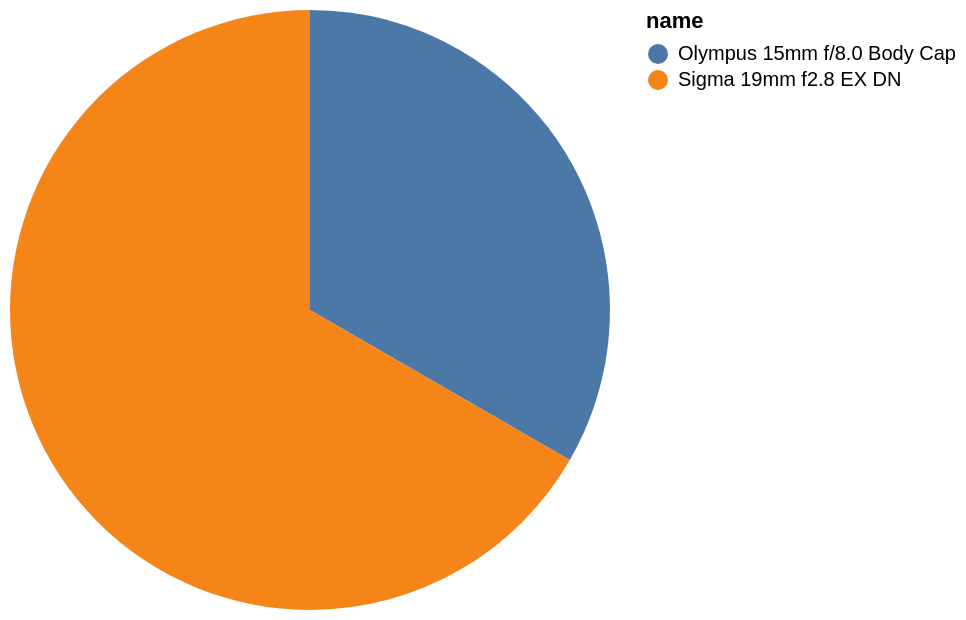

The Vega-Lite source for this figure:
### Vega-Lite specification from a JSON file in a GitHub repository (floating-point values rounded to 4 significant figures)
{"data": {"values": [{"x_data": "Olympus 15mm f/8.0 Body Cap", "y_data": 2}, {"x_data": "Sigma 19mm f2.8 EX DN", "y_data": 4}]}, "mark": "arc", "encoding": {"theta": {"field": "y_data", "type": "quantitative", "title": "COUNT(name)"}, "color": {"field": "x_data", "type": "nominal", "title": "name"}}}
